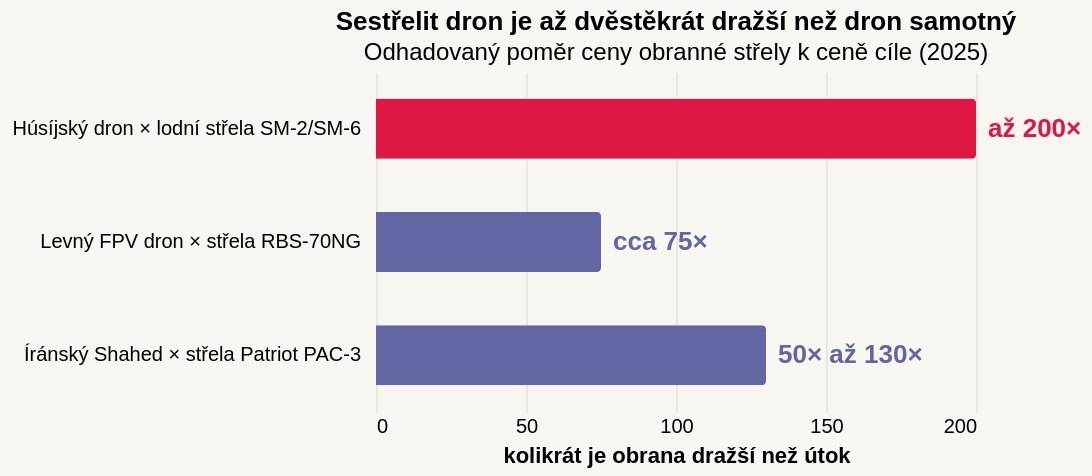

Here is the Vega-Lite specification saved for this chart:
### Vega-Lite specification from a JSON file in a GitHub repository (floating-point values rounded to 4 significant figures)
{"_source": "CSIS Epic Fury; Reuters k PAC-3 MSE kontraktu 2025; War on the Rocks k nákladům střel; Pozn.: Poměry jsou orientační intervaly, ceny střel a dronů nejsou vždy zcela metodicky srovnatelné.", "$schema": "https://vega.github.io/schema/vega-lite/v5.json", "description": "Poměr ceny obranné střely k ceně sestřelovaného dronu", "title": {"text": "Sestřelit dron je až dvěstěkrát dražší než dron samotný", "subtitle": "Odhadovaný poměr ceny obranné střely k ceně cíle (2025)"}, "height": 170, "background": "#f8f6f0", "data": {"values": [{"duel": "Húsíjský dron × lodní střela SM-2/SM-6", "ratio": 200, "label": "až 200×", "poradi": 1, "zvyraznit": "ano"}, {"duel": "Íránský Shahed × střela Patriot PAC-3", "ratio": 130, "label": "50× až 130×", "poradi": 2, "zvyraznit": "ne"}, {"duel": "Levný FPV dron × střela RBS-70NG", "ratio": 75, "label": "cca 75×", "poradi": 3, "zvyraznit": "ne"}]}, "layer": [{"mark": {"type": "bar", "tooltip": true, "cornerRadiusEnd": 2, "height": 30}, "encoding": {"y": {"field": "duel", "type": "nominal", "sort": {"field": "poradi"}, "title": null, "axis": {"domain": false, "ticks": false, "labelPadding": 8, "labelLimit": 300}}, "x": {"field": "ratio", "type": "quantitative", "title": "kolikrát je obrana dražší než útok", "axis": {"grid": true, "gridColor": "#e8e8dc", "domain": false, "ticks": false, "tickCount": 4}}, "color": {"field": "zvyraznit", "type": "nominal", "legend": null, "scale": {"domain": ["ano", "ne"], "range": ["#de1743", "#6267a3"]}}, "tooltip": [{"field": "duel", "title": "Souboj"}, {"field": "label", "title": "Poměr cen"}]}}, {"mark": {"type": "text", "align": "left", "dx": 6, "fontWeight": "bold", "fontSize": 13}, "encoding": {"y": {"field": "duel", "type": "nominal", "sort": {"field": "poradi"}}, "x": {"field": "ratio", "type": "quantitative"}, "text": {"field": "label"}, "color": {"field": "zvyraznit", "type": "nominal", "legend": null, "scale": {"domain": ["ano", "ne"], "range": ["#de1743", "#6267a3"]}}}}], "config": {"view": {"stroke": "transparent"}}}
